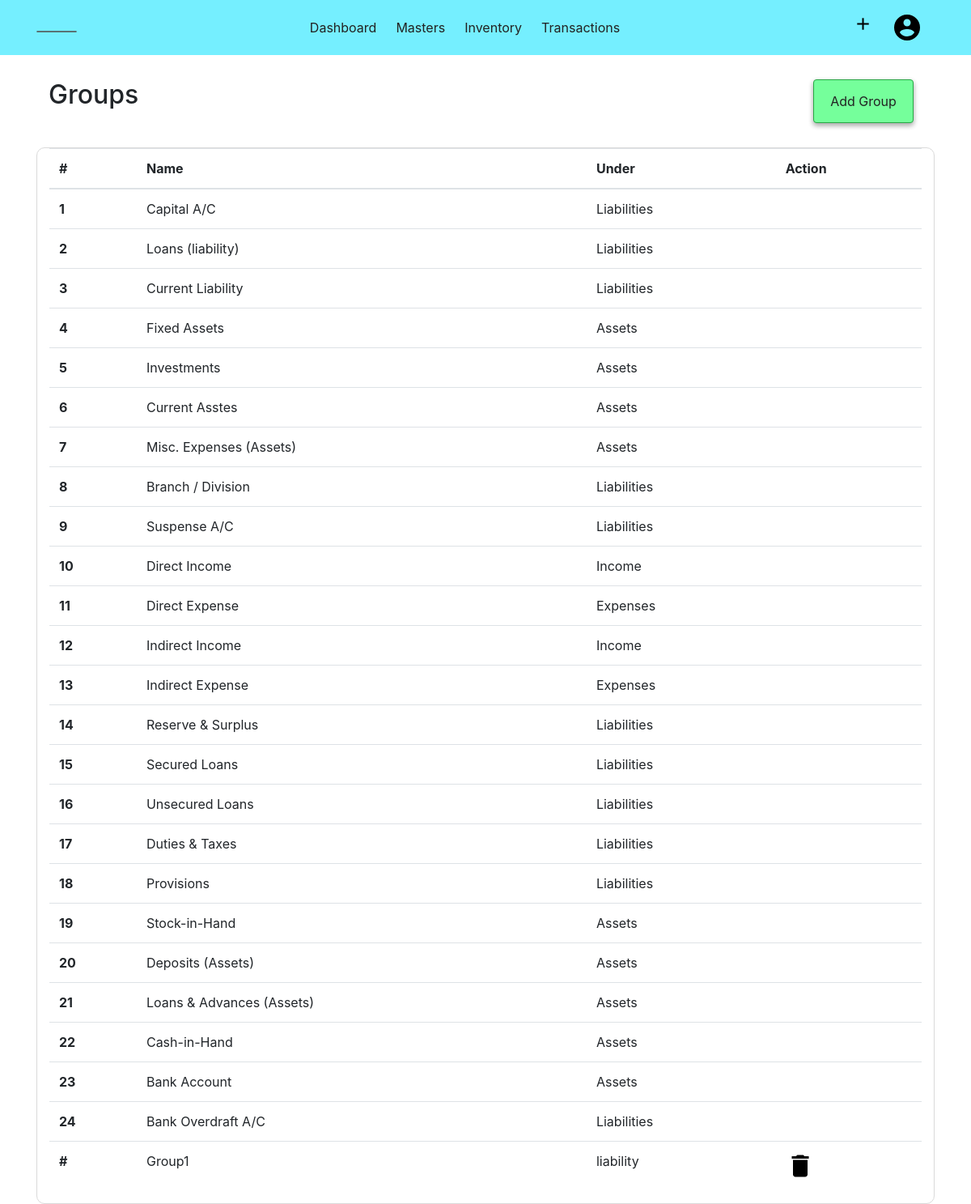
/groups (signed in), run on an earlier commit of the app's database.
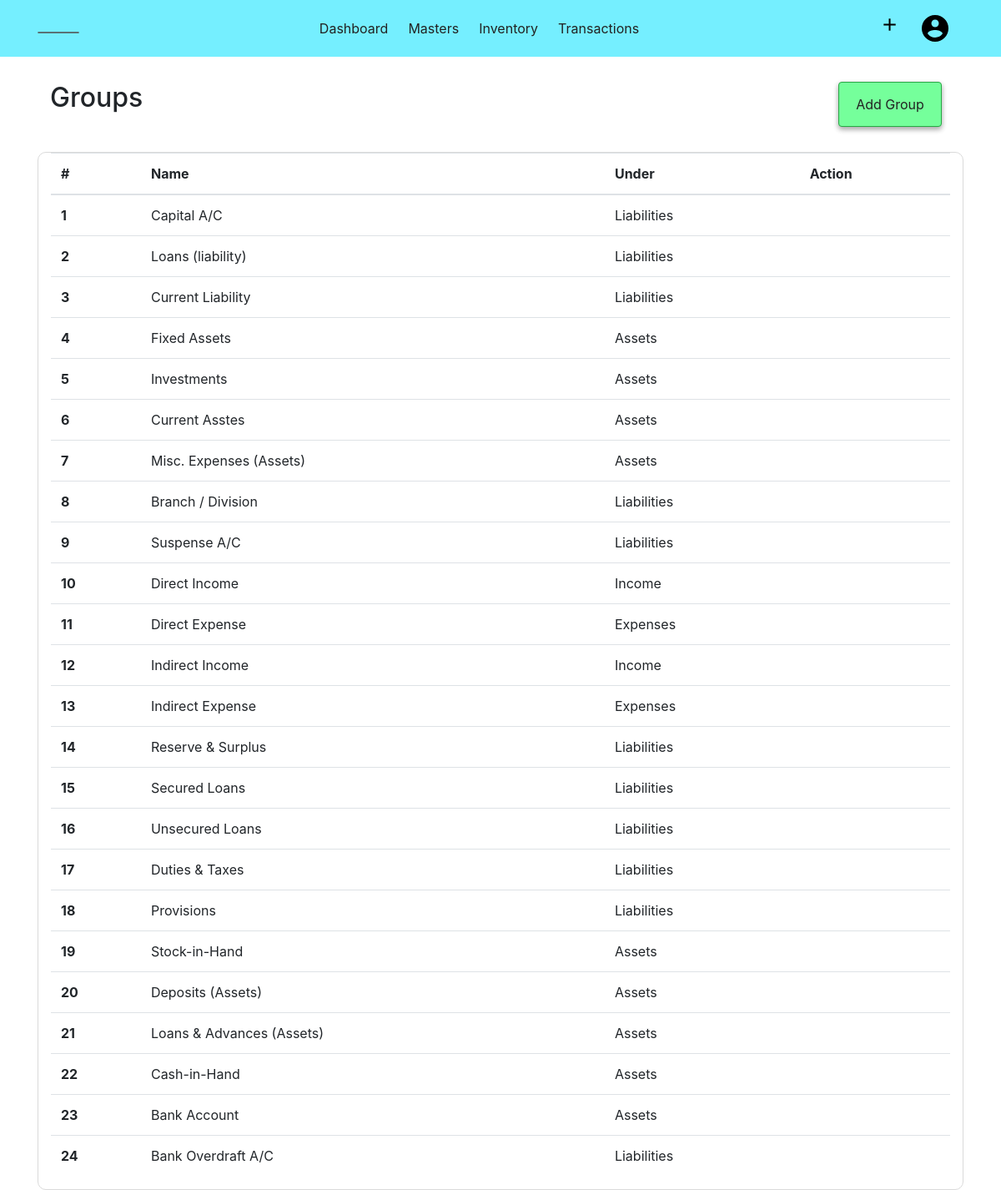
And on a later commit of the database.
### acsystem/models.py (models this page shows, shortened)
class FixedGroup(db.Model):
    id = db.Column(db.Integer, primary_key=True)
    name = db.Column(db.String(40), nullable=False)
    under = db.Column(db.String(20), nullable=False)

class Group(db.Model):
    id = db.Column(db.Integer, primary_key=True)
    name = db.Column(db.String(40), nullable=False)
    under = db.Column(db.String(20), nullable=False)
    ledgers = db.relationship('Ledger', backref='undergroup', lazy=True, cascade="all, delete-orphan")
    company_id = db.Column(db.Integer, db.ForeignKey('company.id', ondelete="CASCADE"), nullable=False)

### acsystem/groupledger/routes.py (the view)
@groupledgers.route('/groups', methods=['GET','POST'])
@login_required
def group():
    if current_user.activecompany == 0:
        flash(f"No Company is Activated! ","warning")
        return redirect(url_for('company.companies'))
    form = GroupForm()
    if form.validate_on_submit():
        usergroup = Group(name = form.name.data, under = form.under.data, company_id=current_user.activecompany)
        db.session.add(usergroup)
        db.session.commit()
        flash(f"Group Added Successfully.","success")
        return redirect(url_for('groupledgers.group'))
    groups = Group.query.filter_by(company_id = current_user.activecompany).all()
    fixedgroups = FixedGroup.query.all()
    return render_template('groupledger/showgroup.html', title="Groups", form=form, groups = groups, fixedgroups=fixedgroups )

### acsystem/models.py (called while the page is built)
@login_manager.user_loader
def load_user(user_id):
    return User.query.get(int(user_id))

### acsystem/templates/groupledger/showgroup.html (shortened to what this page needs)
{% from "renderfield.html" import render_field, render_doublefield %}
{% extends "layout.html"%}
{% block content %}
<div class="container">
    <div class="container-fluid">
        <h2 class="float-left">Groups</h2>
        <ul class="nav justify-content-end">
            <li class="btn btn-success">
                <a class="nav-link" data-toggle="modal" data-target="#creategroup">Add Group</a>
            </li>
        </ul>
    </div>
    <div class="container-fluid" style="border:1px solid rgb(218, 218, 218); border-radius:10px;">
        <table class="table table-hover">
            <thead>
                <tr>
                    <th scope="col">#</th>
                    <th scope="col">Name</th>
                    <th scope="col">Under</th>
                    <th scope="col">Action</th>
                </tr>
            </thead>
            <tbody>
                {% for group in fixedgroups %}
                <tr>
                    <th scope="row">{{group.id}}</th>
                    <td>{{ group.name }}</td>
                    <td>{{ group.under }}</td>
                    <td>
                    </td>
                {% endfor %}
                {% for group in groups %}
                <tr>
                    <th scope="row">#</th>
                    <td>{{ group.name }}</td>
                    <td>{{ group.under }}</td>
                    <td  class="deletegrp" >
                        <img style="cursor:pointer;" data-toggle="modal" data-target="#deletegroup" src="{{ url_for('static',filename='images/delete.png') }}" alt="Delete">
                    </td>
                {% endfor %}
            </tbody>
        </table>
    </div>
</div>
{% endblock content %}

What changed in the data, as far as the page shows it:
removed Group: name "Group1", under "liability"
